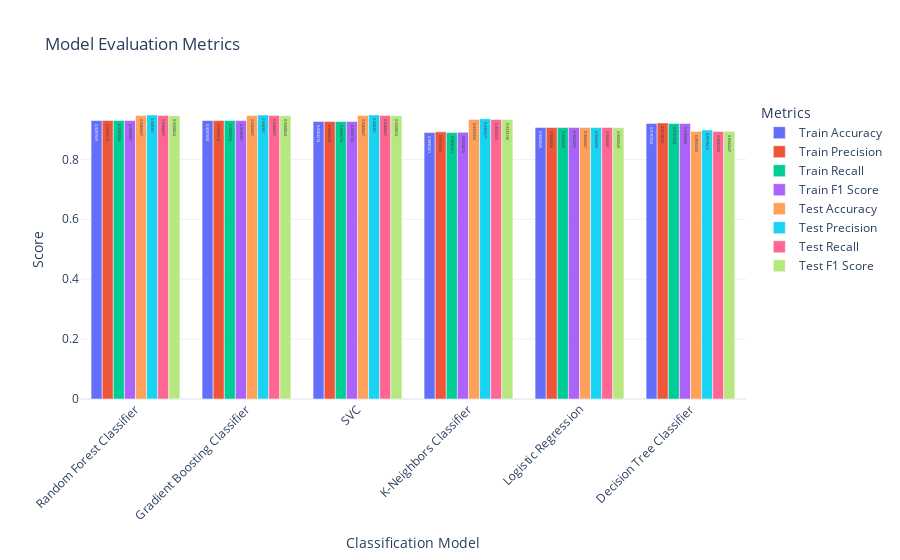

The cell this chart's notebook holds for it:
### Code cell
fig = px.bar(df_tuned_results, 
             x='Model', 
             y=['Train Accuracy', 'Train Precision', 'Train Recall', 'Train F1 Score', 
                'Test Accuracy', 'Test Precision', 'Test Recall', 'Test F1 Score'],
             title='Model Evaluation Metrics',
             labels={'value': 'Score', 'Model': 'Classification Model'},
             hover_name='Model',
             text_auto=True,
             barmode='group')

fig.update_layout(
    xaxis_title='Classification Model',
    yaxis_title='Score',
    xaxis_tickangle=-45,
    legend_title='Metrics',
    hovermode='x unified',
    template='plotly_white'
)

fig.show()

### Figure 1 — Plotly figure (JSON) as saved in the notebook; plotly's stock layout.template omitted (floating-point values rounded to 4 significant figures)
{"data": [{"alignmentgroup": "True", "hovertemplate": "<b>%{hovertext}</b><br><br>variable=Train Accuracy<br>Classification Model=%{x}<br>Score=%{y}<extra></extra>", "hovertext": ["Random Forest Classifier", "Gradient Boosting Classifier", "SVC", "K-Neighbors Classifier", "Logistic Regression", "Decision Tree Classifier"], "legendgroup": "Train Accuracy", "marker": {"color": "#636efa", "pattern": {"shape": ""}}, "name": "Train Accuracy", "offsetgroup": "Train Accuracy", "orientation": "v", "showlegend": true, "textposition": "auto", "texttemplate": "%{y}", "type": "bar", "x": ["Random Forest Classifier", "Gradient Boosting Classifier", "SVC", "K-Neighbors Classifier", "Logistic Regression", "Decision Tree Classifier"], "xaxis": "x", "y": [0.9298, 0.9298, 0.9264, 0.8896, 0.9064, 0.9197], "yaxis": "y"}, {"alignmentgroup": "True", "hovertemplate": "<b>%{hovertext}</b><br><br>variable=Train Precision<br>Classification Model=%{x}<br>Score=%{y}<extra></extra>", "hovertext": ["Random Forest Classifier", "Gradient Boosting Classifier", "SVC", "K-Neighbors Classifier", "Logistic Regression", "Decision Tree Classifier"], "legendgroup": "Train Precision", "marker": {"color": "#EF553B", "pattern": {"shape": ""}}, "name": "Train Precision", "offsetgroup": "Train Precision", "orientation": "v", "showlegend": true, "textposition": "auto", "texttemplate": "%{y}", "type": "bar", "x": ["Random Forest Classifier", "Gradient Boosting Classifier", "SVC", "K-Neighbors Classifier", "Logistic Regression", "Decision Tree Classifier"], "xaxis": "x", "y": [0.9298, 0.9298, 0.9265, 0.8919, 0.9064, 0.9219], "yaxis": "y"}, {"alignmentgroup": "True", "hovertemplate": "<b>%{hovertext}</b><br><br>variable=Train Recall<br>Classification Model=%{x}<br>Score=%{y}<extra></extra>", "hovertext": ["Random Forest Classifier", "Gradient Boosting Classifier", "SVC", "K-Neighbors Classifier", "Logistic Regression", "Decision Tree Classifier"], "legendgroup": "Train Recall", "marker": {"color": "#00cc96", "pattern": {"shape": ""}}, "name": "Train Recall", "offsetgroup": "Train Recall", "orientation": "v", "showlegend": true, "textposition": "auto", "texttemplate": "%{y}", "type": "bar", "x": ["Random Forest Classifier", "Gradient Boosting Classifier", "SVC", "K-Neighbors Classifier", "Logistic Regression", "Decision Tree Classifier"], "xaxis": "x", "y": [0.9298, 0.9298, 0.9264, 0.8896, 0.9064, 0.9197], "yaxis": "y"}, {"alignmentgroup": "True", "hovertemplate": "<b>%{hovertext}</b><br><br>variable=Train F1 Score<br>Classification Model=%{x}<br>Score=%{y}<extra></extra>", "hovertext": ["Random Forest Classifier", "Gradient Boosting Classifier", "SVC", "K-Neighbors Classifier", "Logistic Regression", "Decision Tree Classifier"], "legendgroup": "Train F1 Score", "marker": {"color": "#ab63fa", "pattern": {"shape": ""}}, "name": "Train F1 Score", "offsetgroup": "Train F1 Score", "orientation": "v", "showlegend": true, "textposition": "auto", "texttemplate": "%{y}", "type": "bar", "x": ["Random Forest Classifier", "Gradient Boosting Classifier", "SVC", "K-Neighbors Classifier", "Logistic Regression", "Decision Tree Classifier"], "xaxis": "x", "y": [0.9297, 0.9297, 0.9264, 0.8905, 0.9063, 0.9201], "yaxis": "y"}, {"alignmentgroup": "True", "hovertemplate": "<b>%{hovertext}</b><br><br>variable=Test Accuracy<br>Classification Model=%{x}<br>Score=%{y}<extra></extra>", "hovertext": ["Random Forest Classifier", "Gradient Boosting Classifier", "SVC", "K-Neighbors Classifier", "Logistic Regression", "Decision Tree Classifier"], "legendgroup": "Test Accuracy", "marker": {"color": "#FFA15A", "pattern": {"shape": ""}}, "name": "Test Accuracy", "offsetgroup": "Test Accuracy", "orientation": "v", "showlegend": true, "textposition": "auto", "texttemplate": "%{y}", "type": "bar", "x": ["Random Forest Classifier", "Gradient Boosting Classifier", "SVC", "K-Neighbors Classifier", "Logistic Regression", "Decision Tree Classifier"], "xaxis": "x", "y": [0.9467, 0.9467, 0.9467, 0.9333, 0.9067, 0.8933], "yaxis": "y"}, {"alignmentgroup": "True", "hovertemplate": "<b>%{hovertext}</b><br><br>variable=Test Precision<br>Classification Model=%{x}<br>Score=%{y}<extra></extra>", "hovertext": ["Random Forest Classifier", "Gradient Boosting Classifier", "SVC", "K-Neighbors Classifier", "Logistic Regression", "Decision Tree Classifier"], "legendgroup": "Test Precision", "marker": {"color": "#19d3f3", "pattern": {"shape": ""}}, "name": "Test Precision", "offsetgroup": "Test Precision", "orientation": "v", "showlegend": true, "textposition": "auto", "texttemplate": "%{y}", "type": "bar", "x": ["Random Forest Classifier", "Gradient Boosting Classifier", "SVC", "K-Neighbors Classifier", "Logistic Regression", "Decision Tree Classifier"], "xaxis": "x", "y": [0.9484, 0.9484, 0.9484, 0.9357, 0.9066, 0.8979], "yaxis": "y"}, {"alignmentgroup": "True", "hovertemplate": "<b>%{hovertext}</b><br><br>variable=Test Recall<br>Classification Model=%{x}<br>Score=%{y}<extra></extra>", "hovertext": ["Random Forest Classifier", "Gradient Boosting Classifier", "SVC", "K-Neighbors Classifier", "Logistic Regression", "Decision Tree Classifier"], "legendgroup": "Test Recall", "marker": {"color": "#FF6692", "pattern": {"shape": ""}}, "name": "Test Recall", "offsetgroup": "Test Recall", "orientation": "v", "showlegend": true, "textposition": "auto", "texttemplate": "%{y}", "type": "bar", "x": ["Random Forest Classifier", "Gradient Boosting Classifier", "SVC", "K-Neighbors Classifier", "Logistic Regression", "Decision Tree Classifier"], "xaxis": "x", "y": [0.9467, 0.9467, 0.9467, 0.9333, 0.9067, 0.8933], "yaxis": "y"}, {"alignmentgroup": "True", "hovertemplate": "<b>%{hovertext}</b><br><br>variable=Test F1 Score<br>Classification Model=%{x}<br>Score=%{y}<extra></extra>", "hovertext": ["Random Forest Classifier", "Gradient Boosting Classifier", "SVC", "K-Neighbors Classifier", "Logistic Regression", "Decision Tree Classifier"], "legendgroup": "Test F1 Score", "marker": {"color": "#B6E880", "pattern": {"shape": ""}}, "name": "Test F1 Score", "offsetgroup": "Test F1 Score", "orientation": "v", "showlegend": true, "textposition": "auto", "texttemplate": "%{y}", "type": "bar", "x": ["Random Forest Classifier", "Gradient Boosting Classifier", "SVC", "K-Neighbors Classifier", "Logistic Regression", "Decision Tree Classifier"], "xaxis": "x", "y": [0.9459, 0.9459, 0.9459, 0.9333, 0.906, 0.8943], "yaxis": "y"}], "layout": {"barmode": "group", "hovermode": "x unified", "legend": {"title": {"text": "Metrics"}, "tracegroupgap": 0}, "title": {"text": "Model Evaluation Metrics"}, "xaxis": {"anchor": "y", "domain": [0, 1], "tickangle": -45, "title": {"text": "Classification Model"}}, "yaxis": {"anchor": "x", "domain": [0, 1], "title": {"text": "Score"}}}}
